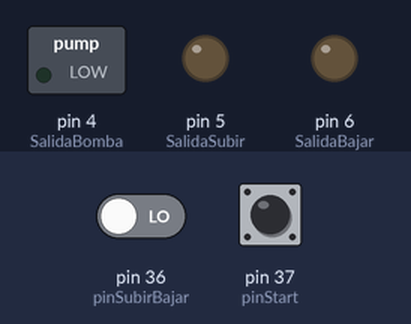
Simulated run of this sketch. Board: Arduino Mega 2560, built with avr-gcc and run on an emulated ATmega2560. Parts: switched loads named in the sketch (green lamp = pin HIGH), output pins drawn as LEDs (lit = HIGH). Inputs (shaded band) come from the test bench; at power-on: pin 37 (pinStart) LOW, pin 36 (pinSubirBajar) LOW.

Above: at 1.2 s.
1.3 s: pin 37 (pinStart) pulled HIGH for 0.15 s
At 1.37 s:
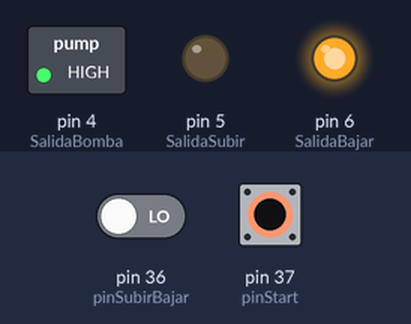
2.9 s: pin 37 (pinStart) pulled HIGH for 3.2 s
At 6.5 s:
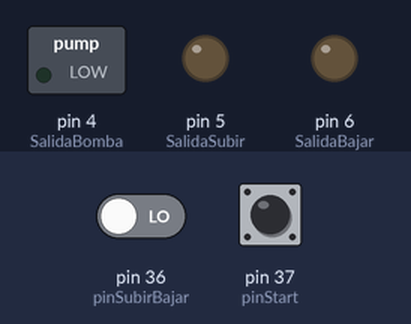
7.6 s: pin 36 (pinSubirBajar) driven HIGH and pin 37 (pinStart) driven HIGH
At 8.8 s:
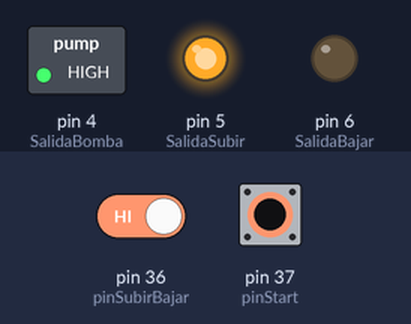
9.1 s: pin 36 (pinSubirBajar) driven LOW
At 10.0 s:
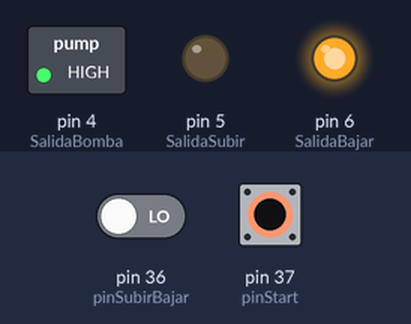
Timing chart, 0 to 11.6 s (numbered marks = the images above; inputs shaded):
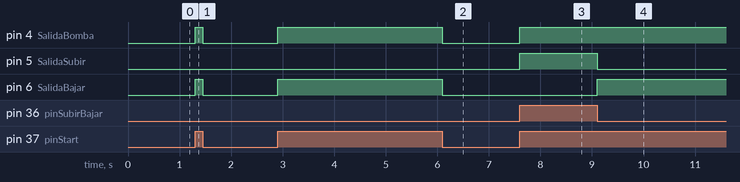

The sketch:

ArduinoSwitcheo.ino
```cpp
#define pinSubirBajar 36
#define pinStart 37
#define SalidaBomba 4
#define SalidaSubir 5
#define SalidaBajar 6
void setup()
{
	Serial.begin(9600);
	pinMode(pinSubirBajar, INPUT);
	pinMode(pinStart, INPUT);
	pinMode(SalidaBomba, OUTPUT);
	pinMode(SalidaBajar, OUTPUT);
	pinMode(SalidaSubir, OUTPUT);
	digitalWrite(SalidaBomba, LOW);
	digitalWrite(SalidaBajar, LOW);
	digitalWrite(SalidaSubir, LOW);
}

void loop()
{
	if (digitalRead(pinStart))
	{
		if (digitalRead(pinSubirBajar))
		{
			subir();
		}
		else
		{
			bajar();
		}
	}
	else
	{
		Apagar();
	}
}

void subir()
{
	digitalWrite(SalidaBomba, HIGH);
	digitalWrite(SalidaBajar, LOW);
	digitalWrite(SalidaSubir, HIGH);
}

void bajar()
{
	digitalWrite(SalidaBomba, HIGH);
	digitalWrite(SalidaBajar, HIGH);
	digitalWrite(SalidaSubir, LOW);
}

void Apagar()
{
	digitalWrite(SalidaBomba, LOW);
	digitalWrite(SalidaBajar, LOW);
	digitalWrite(SalidaSubir, LOW);
}
```

Measured:
- after the input at 1.3 s, pin 4 (SalidaBomba), pin 6 (SalidaBajar): LOW → HIGH at once, → LOW 0.15 s later
- after the input at 2.9 s, pin 4 (SalidaBomba), pin 6 (SalidaBajar): LOW → HIGH at once, → LOW 3.2 s later
- after the input at 7.6 s, pin 4 (SalidaBomba), pin 5 (SalidaSubir): LOW → HIGH at once
- after the input at 9.1 s, pin 5 (SalidaSubir): HIGH → LOW at once; pin 6 (SalidaBajar): LOW → HIGH at once
